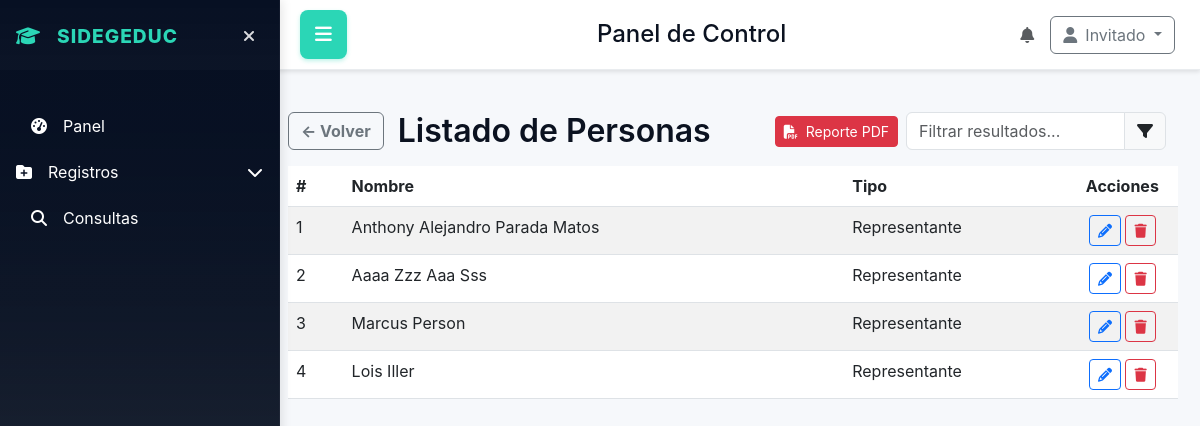
The page /consultas/personas/list?role=representante on the database its author committed.
### database/models.py (models this page shows)
class Representantes(db.Model):
    __tablename__ = 'representantes'
    id_representante = db.Column(db.Integer, primary_key=True, autoincrement=True)
    id_persona = db.Column(db.Integer, db.ForeignKey('personas.id_persona'))
    id_profesion = db.Column(db.Integer, db.ForeignKey('profesiones.id'), nullable=True)
    id_ocupacion = db.Column(db.Integer, db.ForeignKey('ocupaciones.id'), nullable=True)
    id_nivel_academico = db.Column(db.Integer, db.ForeignKey('niveles_academicos.id_nivel_academico'), nullable=True)

class Personas(db.Model):
    __tablename__ = 'personas'
    id_persona = db.Column(db.Integer, primary_key=True)
    primer_nombre = db.Column(db.String(50), nullable=False)
    segundo_nombre = db.Column(db.String(50))
    primer_apellido = db.Column(db.String(50), nullable=False)
    segundo_apellido = db.Column(db.String(50))
    fecha_nacimiento = db.Column(db.Date)
    id_sexo = db.Column(db.Integer, db.ForeignKey('sexo.id_sexo'))
    id_tipo_persona = db.Column(db.Integer, db.ForeignKey('tipo_persona.id_tipo_persona'), nullable=False)
    id_tipo_documento = db.Column(db.Integer, db.ForeignKey('tipo_documento.id_tipo_documento'), nullable=True)
    numero_cedula = db.Column(db.String(20), nullable=True)
    id_ocupacion = db.Column(db.Integer, db.ForeignKey('ocupaciones.id'), nullable=True)
    id_profesion = db.Column(db.Integer, db.ForeignKey('profesiones.id'), nullable=True)
    num_hijos = db.Column(db.Integer, nullable=True)
    id_relacion_familiar = db.Column(db.Integer, db.ForeignKey('relaciones_familiares.id'), nullable=True)

### app.py (the view)
@app.route('/consultas/personas/list')
def consultas_personas_list():
    return manejar_la_vista_de.consultas_personas_list()

### app.py (called while the page is built)
@event.listens_for(Engine, "connect")
def set_sqlite_pragma(dbapi_connection, connection_record):
    if app.config['SQLALCHEMY_DATABASE_URI'].startswith("sqlite"):
        cursor = dbapi_connection.cursor()
        cursor.execute("PRAGMA foreign_keys=ON")
        cursor.close()

@app.context_processor
def inject_user_context():
    try:
        ctx = get_user_context(session)
    except Exception:
        ctx = {}
    return {
        'is_creator': ctx.get('is_creator', False),
        'developer_priv': ctx.get('developer_priv', False),
        'role_name': ctx.get('role_name'),
        'role_desc': ctx.get('role_desc'),
        'status': ctx.get('status'),
        'usuario': ctx.get('user')
    }

### utils/permissions.py (called while the page is built, shortened)
def get_user_context(session): #esto es la funcion que se reutiliza  para obtener el contexto del usuario desde la sesión
    user = None
    developer_priv = False
    current_user_id = None
    role_name = None
    role_desc = None
    status = None
    is_creator = False
    return {
        'user': user,
        'developer_priv': developer_priv,
        'current_user_id': current_user_id,
        'role_name': role_name,
        'role_desc': role_desc,
        'status': status,
        'is_creator': is_creator
    }

### utils/view_handlers.py (called while the page is built)
def compute_role_counts(ctx):
    try:
        if ctx.get('is_creator'):
            roles_count = Roles.query.count()
            users_q = db.session.query(Roles.nombre_rol, func.count(Usuarios.id_user)).join(Usuarios, Usuarios.id_rol == Roles.id_rol).group_by(Roles.id_rol).all()
        else:
            roles_count = Roles.query.filter(func.lower(func.trim(Roles.nombre_rol)) != 'creador').count()
            users_q = db.session.query(Roles.nombre_rol, func.count(Usuarios.id_user)).join(Usuarios, Usuarios.id_rol == Roles.id_rol).filter(func.lower(func.trim(Roles.nombre_rol)) != 'creador').group_by(Roles.id_rol).all()
        users_by_role = [{'role': r or 'Sin nombre', 'count': int(c)} for r, c in users_q]
    except Exception:
        roles_count = 0
        users_by_role = []
    return roles_count, users_by_role

### templates/home_panel/struct.html (shortened to what this page needs)
<!DOCTYPE html>
<html lang="en">
<head>
    <link href="https://cdn.jsdelivr.net/npm/bootstrap@5.3.0/dist/css/bootstrap.min.css" rel="stylesheet">
    <link rel="stylesheet" href="https://cdnjs.cloudflare.com/ajax/libs/font-awesome/6.4.0/css/all.min.css">
    <link rel="stylesheet" href="{{ url_for('static', filename='home_panel/home_panel.css') }}">
    <link rel="stylesheet" href="https://cdn.jsdelivr.net/npm/flatpickr/dist/themes/material_blue.css">
</head>
<body>
    <div class="app-layout">
        <aside class="sidebar" id="sidebar">
            <div class="p-3">
                <div class="d-flex align-items-center mb-3">
                    <div class="logo">
                        <i class="fas fa-graduation-cap me-2"></i>
                        SIDEGEDUC
                    </div>
                    <button id="sidebar-toggle" class="sidebar-toggle" aria-label="Ocultar sidebar">
                        <i class="fas fa-times"></i>
                    </button>
                </div>
            </div>
            <nav class="p-3 flex-grow-1">
                <ul class="nav flex-column">
                    <li class="nav-item mb-2">
                        <a class="nav-link" href="{{ url_for('dashboard') }}">
                            <i class="fas fa-tachometer-alt me-3"></i>
                            <span>Panel</span>
                        </a>
                    </li>
                    <li class="nav-item mb-2">
                        <button class="nav-link btn btn-link text-start p-0 w-100" data-bs-toggle="collapse" data-bs-target="#registrosSub" aria-expanded="false">
                            <i class="fas fa-folder-plus me-3"></i>
                            <span>Registros</span>
                            <i class="fas fa-chevron-down ms-auto"></i>
                        </button>
                    </li>
                    <li class="nav-item mb-2">
                        <a class="nav-link" href="{{ url_for('consultas') }}">
                            <i class="fas fa-search me-3"></i>
                            <span>Consultas</span>
                        </a>
                    </li>
                </ul>
            </nav>
        </aside>
        <header class="topbar">
            <button id="menu-toggle" class="menu-toggle">
                <i class="fas fa-bars"></i>
            </button>
            <div class="d-flex align-items-center">
                <h1 class="h4 mb-0 ms-3">Panel de Control</h1>
            </div>
            <div class="d-flex align-items-center">
                <div class="me-3">
                    <i class="fas fa-bell text-muted"></i>
                </div>
                <div class="dropdown">
                    <button class="btn btn-outline-secondary dropdown-toggle" type="button" data-bs-toggle="dropdown">
                        <i class="fas fa-user me-2"></i>{{ usuario if usuario else 'Invitado' }}
                    </button>
                </div>
            </div>
        </header>
        <main class="content">
            {% if content_template %}
                {% include content_template %}
            {% endif %}
        </main>
    </div>
</body>
</html>

### templates/home_panel/consultas_personas_list.html (shortened to what this page needs)
<div class="container-fluid" style="margin-top:90px;">
  <div class="row align-items-center mb-3">
    <div class="col-auto">
      <a href="{{ url_for('consultas') }}" class="btn btn-outline-secondary" style="font-weight:bold;">
        &larr; Volver
      </a>
    </div>
    <div class="col-auto">
      <h2 class="mb-0" style="font-weight:600; font-size:2rem;">Listado de Personas</h2>
    </div>
    <div class="col text-end d-flex align-items-center justify-content-end gap-2">
      <a href="{{ url_for('reporte_pdf_personas', role=role or '') }}" class="btn btn-danger btn-sm" title="Descargar reporte PDF">
        <i class="fas fa-file-pdf me-1"></i> Reporte PDF
      </a>
      <div class="input-group" style="max-width:260px;">
        <input id="filtro-listado" type="text" class="form-control" placeholder="Filtrar resultados..." autocomplete="off">
        <span class="input-group-text"><i class="fas fa-filter"></i></span>
      </div>
    </div>
  </div>
  <link rel="stylesheet" href="/static/home_panel/filtro-dinamico.css">
  {% if rows and rows|length > 0 %}
  <table class="table table-striped">
    <thead>
      <tr>
        <th style="width:5%;">#</th>
        <th style="width:45%;">Nombre</th>
        <th style="width:20%;">Tipo</th>
        <th style="width:10%;text-align:center;">Acciones</th>
      </tr>
    </thead>
    <tbody>
      {% for r in rows %}
      <tr>
        <td>{{ loop.index }}</td>
        <td>{{ r.primer_nombre }} {% if r.segundo_nombre %}{{ r.segundo_nombre }}{% endif %} {{ r.primer_apellido }} {% if r.segundo_apellido %}{{ r.segundo_apellido }}{% endif %}</td>
        <td>
          {% if r.tipo_persona %}
            {{ r.tipo_persona }}
          {% elif r.rol %}
            {{ r.rol }}
          {% elif role_display %}
            {{ role_display }}
          {% else %}
            Sin rol
          {% endif %}
        </td>
        <td style="text-align:center;">
          <a class="btn btn-sm btn-outline-primary" href="{{ url_for('editar_persona') }}?id={{ r.id_persona }}&role={{ r.rol or role_display|lower or 'sinrol' }}" title="Editar"><i class="fas fa-pencil-alt"></i></a>
          <form method="post" action="{{ url_for('borrar_registro_persona') }}" style="display:inline-block;margin:0;">
            <button class="btn btn-sm btn-outline-danger" title="Borrar" onclick="return confirm('¿Eliminar este registro?')"><i class="fas fa-trash"></i></button>
          </form>
        </td>
      </tr>
      {% endfor %}
    </tbody>
  </table>
  {% else %}
  <div class="alert alert-info text-center" style="margin-top:48px;font-size:1.2em;">
    <i class="fas fa-info-circle me-2"></i>
    No Hay registros para mostrar.
  </div>
  {% endif %}
</div>

### static/home_panel/home_panel.css (style rules this page uses)
:root { --panel-bg:#ffffff; --muted:#9aa4ad; --accent-1:#06a77d; --accent-2:#0b5f47; --glass:#f6fbfa; --card-border:#e9f4f2; --sidebar-start:#071023; --sidebar-end:#0f1724cc; --accent:#2bd6b6; --accent2:#00bfa5; --bg:#f6f8fb; }
.row { display:flex;gap:14px }
body { margin:0;font-family:Inter,system-ui,Arial;background:linear-gradient(180deg,#071023 0%, #071023 12%, #071023 12%, #f6f8fb 100%);color:#0b1220 }
.sidebar { width: 280px; background: linear-gradient(180deg,var(--sidebar-start),var(--sidebar-end)); color:#fff; padding:0; display:flex; flex-direction:column; border-right:1px solid rgba(255,255,255,0.04); transition: transform 0.3s cubic-bezier(.2,.9,.2,1); position: fixed; height: 100vh; overflow-y: auto; z-index: 1050; top: 0; left: 0; box-shadow: 2px 0 10px rgba(0,0,0,0.1); }
.logo { font-weight:800;font-size:1.2rem;letter-spacing:1px;color:var(--accent);display:flex;align-items:center;gap:8px }
.sidebar-toggle { background:transparent;border:none;color:rgba(255,255,255,0.85);padding:8px;border-radius:8px;cursor:pointer;margin-left:auto;transition: all 0.2s }
.nav-link { color: white !important;text-decoration: none;padding: 10px 15px;border-radius: 8px;margin-bottom: 4px;display: flex;align-items: center;width: 100%;transition: all .22s cubic-bezier(.2,.9,.2,1) }
.nav-link.btn-link { color: white !important;border: none;background: transparent;padding: 10px 15px }
.content { margin-left: 280px;padding:22px 22px 22px 8px;background: var(--bg); min-height: 100vh; transition: margin-left 0.3s cubic-bezier(.2,.9,.2,1); }
.content > .container-fluid { padding-left:0;padding-right:0 }
.content .container-fluid .row { margin-left:0;margin-right:0 }
.content .container-fluid [class*=col-] { padding-left:0;padding-right:0 }
.topbar { background: white; padding: 15px 25px 15px 300px; border-bottom: 1px solid #e9ecef; box-shadow: 0 2px 4px rgba(0,0,0,0.1); display: flex; justify-content: space-between; align-items: center; transition: margin-left 0.3s cubic-bezier(.2,.9,.2,1); position: fixed; top: 0; right: 0; left: 0; z-index: 1030; height: 70px; }
.menu-toggle { background: var(--accent); border: none; color: white; padding: 10px 15px; border-radius: 8px; cursor: pointer; font-size: 1.2rem; transition: all 0.2s; box-shadow: 0 2px 4px rgba(43,214,182,0.3); }

### rows shown on the page
Representantes: primer_nombre "Anthony", segundo_nombre "Alejandro", primer_apellido "Parada", segundo_apellido "Matos", role_display "Representante"
Representantes: primer_nombre "Aaaa", segundo_nombre "Zzz", primer_apellido "Aaa", segundo_apellido "Sss", role_display "Representante"
Representantes: primer_nombre "Marcus", primer_apellido "Person", role_display "Representante"
Representantes: primer_nombre "Lois", primer_apellido "Iller", role_display "Representante"

### other values the page prints
{{ usuario if usuario else 'Invitado' }} "Invitado"
